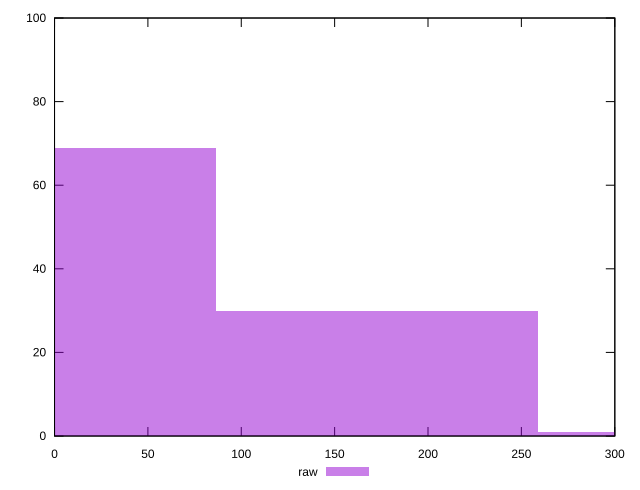

This figure's gnuplot source:
reset

$raw <<EOF
345.4969644730173 1
0 69
172.74848223650864 30
EOF

set key outside below
set boxwidth 172.74848223650864
set xrange [0:300.048]
set yrange [0:100]
set trange [0:100]
set style fill transparent solid 0.5 noborder
set terminal svg size 640, 490 enhanced background rgb 'white'
set output "report_00018_2021-02-10T15-25-16.877Z/uses-rel-preconnect/samples/pages+cached+noadtech+nomedia/raw/histogram.svg"

plot $raw title "raw" with boxes

reset
